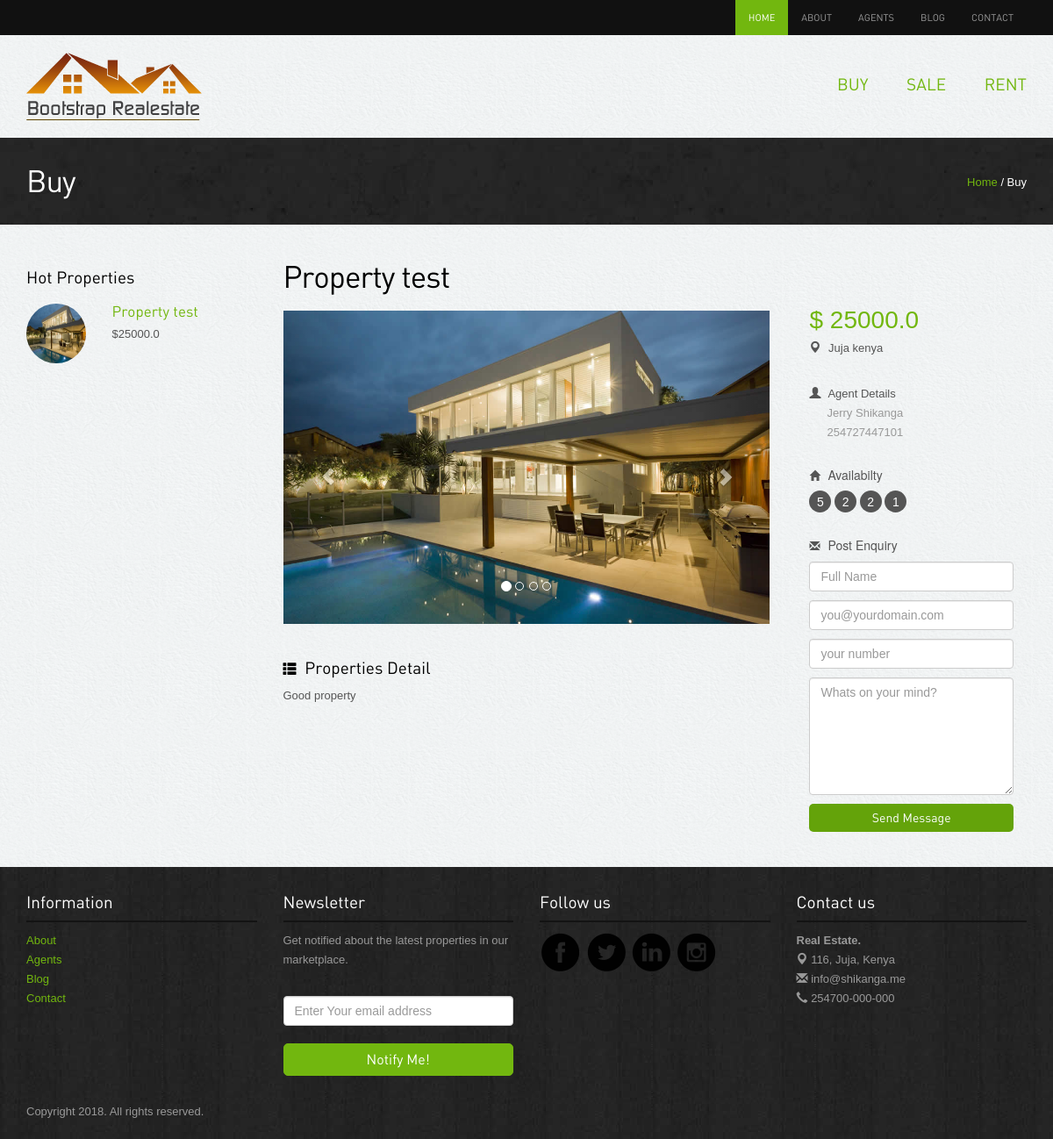
Page /property/detail/1/ on the committed database.
### property/models.py (models this page shows, shortened)
class Property(models.Model) :
    name = models.CharField(max_length=100)
    agent = models.ForeignKey(Agent, on_delete=models.SET_NULL, null=True, verbose_name='Agent')
    price = models.FloatField(verbose_name='Property Price')
    description = models.TextField(verbose_name='Property Details')
    location = models.CharField(max_length=200, verbose_name='Property Location')
    property_type = models.ForeignKey(PropertyType, on_delete=models.SET_NULL, null=True, verbose_name='Property Type')
    sale_type = models.CharField(max_length=100, verbose_name='Type of Sale')
    date_added = models.DateField(default=timezone.now, verbose_name='Date Registered')
    bedrooms = models.IntegerField(default=0, verbose_name='Number of Bedrooms')
    kitchens = models.IntegerField(default=0, verbose_name='Number of Kitchens')
    living_rooms = models.IntegerField(default=0, verbose_name='Number of Living Rooms')
    parking = models.IntegerField(default=0, verbose_name='Number of Parking Lots')
    picture_1 = models.ImageField(upload_to=os.path.join("media", "property"))
    picture_2 = models.ImageField(blank=True, null=True, upload_to=os.path.join("media", "property"))
    picture_3 = models.ImageField(blank=True, null=True, upload_to=os.path.join("media", "property"))
    picture_4 = models.ImageField(blank=True, null=True, upload_to=os.path.join("media", "property"))
    availability = models.BooleanField(default=True)
    class Meta :
        verbose_name_plural = 'Properties'
        ordering =['name', 'price']

### agent/models.py (models this page shows, shortened)
class Agent(models.Model) :
    telephone = models.IntegerField(verbose_name='Phone Number')
    address = models.CharField(verbose_name='Physical Address', max_length=200, null=True)
    description = models.TextField(verbose_name='Description')
    picture = models.ImageField(verbose_name='Picture', upload_to=os.path.join("media", "agent"))
    date_added = models.DateField(default=timezone.now)
    user = models.OneToOneField(User, on_delete=models.CASCADE)

### property/views.py (the view)
# urls.py: path('detail/<int:pk>/', views.PropertyDetailView.as_view(), name='detail'),
class PropertyDetailView(DetailView):
    model = Property
    extra_context = {
        'hot_property_list': hot_properties(4)
    }

### real_estate/context_processor.py (called while the page is built)
def site_details(request):
    context_data = dict()
    context_data['custom_site_name'] = "Real Estate"
    context_data['custom_site_author'] = "Jerry Shikanga"
    context_data['custom_site_keywords'] = "real estate, project"
    context_data['custom_site_telephone'] = '254700-000-000'
    context_data['custom_site_email'] = 'info@shikanga.me'
    context_data['custom_site_address'] = '116, Juja, Kenya'
    context_data['property_type_list'] = PropertyType.objects.all()
    return context_data

### templates/property/property_detail.html (shortened to what this page needs)
{% extends 'base.html' %}
{% load static %}
{% block content %}
<div class="inside-banner">
  <div class="container">
    <span class="pull-right"><a href="#">Home</a> / Buy</span>
    <h2>Buy</h2>
</div>
</div>
<div class="container">
<div class="properties-listing spacer">
<div class="row">
<div class="col-lg-3 col-sm-4 hidden-xs">
<div class="hot-properties hidden-xs">
<h4>Hot Properties</h4>
    {% for property in hot_property_list %}
        <div class="row">
            <div class="col-lg-4 col-sm-5">
                <img src="{{ MEDIA_URL }}{{ property.picture_1 }}" class="img-responsive img-circle" alt="{{ property.name }}"/>
            </div>
            <div class="col-lg-8 col-sm-7">
                <h5><a href="{% url 'property:detail' property.id %}">{{ property.name }}</a></h5>
                <p class="price">${{ property.price }}</p>
            </div>
        </div>
    {% endfor %}
</div>
</div>
<div class="col-lg-9 col-sm-8 ">
<h2>{{ property.name }}</h2>
<div class="row">
  <div class="col-lg-8">
  <div class="property-images">
<div id="myCarousel" class="carousel slide" data-ride="carousel">
      <ol class="carousel-indicators hidden-xs">
        <li data-target="#myCarousel" data-slide-to="0" class="active"></li>
        <li data-target="#myCarousel" data-slide-to="1" class=""></li>
        <li data-target="#myCarousel" data-slide-to="2" class=""></li>
        <li data-target="#myCarousel" data-slide-to="3" class=""></li>
      </ol>
      <div class="carousel-inner">
        <div class="item active">
          <img src="{{ MEDIA_URL }}{{ property.picture_1 }}" class="properties" alt="{{ property.name }}" />
        </div>
      </div>
      <a class="left carousel-control" href="#myCarousel" data-slide="prev"><span class="glyphicon glyphicon-chevron-left"></span></a>
      <a class="right carousel-control" href="#myCarousel" data-slide="next"><span class="glyphicon glyphicon-chevron-right"></span></a>
    </div>
  </div>
  <div class="spacer"><h4><span class="glyphicon glyphicon-th-list"></span> Properties Detail</h4>
   <p> {{ property.description }} </p>
  </div>
  </div>
  <div class="col-lg-4">
  <div class="col-lg-12  col-sm-6">
    <div class="property-info">
        <p class="price">
            $ {{ property.price }}
        </p>
        <p class="area"><span class="glyphicon glyphicon-map-marker"></span> {{ property.location }}</p>
        <div class="profile">
            <span class="glyphicon glyphicon-user"></span> Agent Details
            <p>{{ property.agent.user.get_full_name }}<br>{{ property.agent.telephone }}</p>
        </div>
    </div>
    <h6><span class="glyphicon glyphicon-home"></span> Availabilty</h6>
    <div class="listing-detail">
    <span data-toggle="tooltip" data-placement="bottom" data-original-title="Bed Room">5</span> <span data-toggle="tooltip" data-placement="bottom" data-original-title="Living Room">2</span> <span data-toggle="tooltip" data-placement="bottom" data-original-title="Parking">2</span> <span data-toggle="tooltip" data-placement="bottom" data-original-title="Kitchen">1</span> </div>
  </div>
<div class="col-lg-12 col-sm-6 ">
<div class="enquiry">
  <h6><span class="glyphicon glyphicon-envelope"></span> Post Enquiry</h6>
  <form role="form" action="{% url 'property:enquiry_new' %}" method="post">
      <input type="text" class="form-control" placeholder="Full Name" name="name" required=""/>
      <input type="email" class="form-control" placeholder="you@yourdomain.com" name="email" required=""/>
      <input type="text" class="form-control" placeholder="your number" name="telephone" required=""/>
      <textarea rows="6" class="form-control" placeholder="Whats on your mind?" name="message" required=""></textarea>
      <button type="submit" class="btn btn-primary" name="Submit">Send Message</button>
      </form>
 </div>
</div>
  </div>
</div>
</div>
</div>
</div>
</div>
{% endblock %}

### static/assets/style.css (style rules this page uses)
body { color:#555; font:normal 13px/22px Arial; background:url(../images/bgmain.png) #eee; }
h1,h2,h3,h4,h5 { font-weight:normal; font-family: din;margin: 0;padding: 0;color: #000 }
h2 { font-size: 35px; letter-spacing: -1px;margin-bottom: 20px; }
h4 { margin: 10px 0; font-size: 19px; }
h5 { margin: 0 0 5px 0; font-size: 17px; }
h6 { margin: 0 0 10px 0; font-size: 14px; }
h4 span { margin-right: 5px; font-size: 15px; }
h6 span { margin-right: 5px; font-size: 12px; }
p { margin-bottom: 30px; }
a { color:#72b70f; text-decoration:none;outline: none; }
.spacer { margin-top: 40px;margin-bottom:40px; }
select,input { outline: 0; margin-bottom: 20px; }
.btn { border-radius: 5px; font-family: din; outline: none; }
.btn-primary { background: #64a30a;border:none;width: 100%;border-radius: 20px; }
.listing-detail { margin-bottom: 30px; }
.listing-detail span { color: #fff; width: 25px; height: 25px; background-color: #555;display: inline-block;border-radius:25px; text-align: center;line-height: 26px; font-size: 14px;cursor: crosshair; }
.inside-banner { background:url(../images/bginside.jpg) #222;color: #fff; padding: 30px 0; }
.inside-banner h2 { margin: 0; color: #fff; }
.inside-banner span { margin-top: 10px; }
.hot-properties { margin-bottom: 50px; }
.hot-properties img { width: 68px; height: 68px; }
.hot-properties h4 { margin-bottom: 20px; }
.hot-properties .row { margin-bottom: 20px; }
.hot-properties .row p { margin-bottom: 5px; }
.property-info { margin:0 0 30px 0; }
.property-info span { margin-right: 5px; }
.property-info p { margin-bottom:10px; }
.property-info p.price { font-size: 28px;color: #72b70f;padding:0;border-radius: 5px; }
.property-info .profile { margin-top: 30px; }
.property-info .profile p { padding-left: 20px; color: #999; }
.enquiry input,.enquiry textarea { margin-bottom: 10px; }
.enquiry button { border-radius: 5px; }

### rows in the picture
Property: picture_1 (picture), name "Property test", price "25000.0", description "Good property", location "Juja kenya", agent.user.get_full_name "Jerry Shikanga", agent.telephone "254727447101"

### other values in the picture
{{ custom_site_name }} "Real Estate"
{{ custom_site_address }} "116, Juja, Kenya"
{{ custom_site_email }} "info@shikanga.me"
{{ custom_site_telephone }} "254700-000-000"
